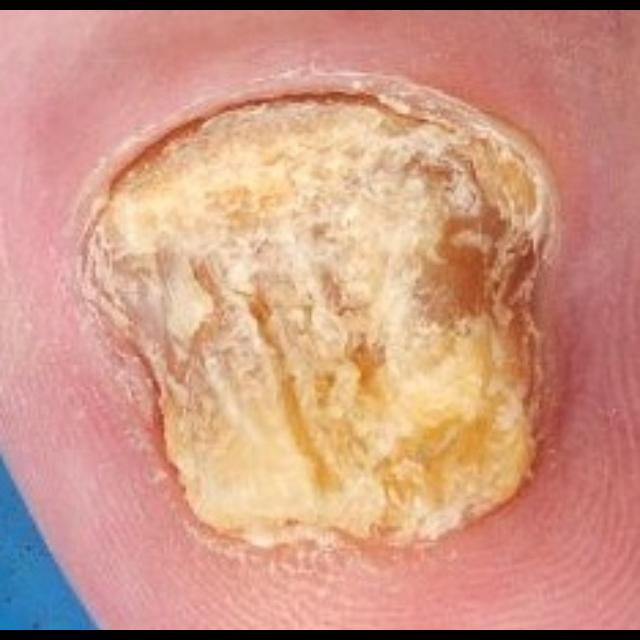
#> input picture Stage_Polish/Stage_Polish/train/natural/nat_0_disease.jpg, 640 x 640 px
$ python download_and_generate_nail_paint.py
#> lines starting #> are read from the running program, lines starting #| are printed output that depends on the picture; pictures that were not available may be replaced by others from this repository, and a replacement may not be noted
import os
import shutil
import random
import re
import urllib.request
from PIL import Image, ImageDraw, ImageFilter

# Config
dataset_root = "Stage_Polish"
stage1_root = "Stage1"

splits = {
    "train": {"natural_source_healthy": "Stage1/train/healthy", "natural_source_disease": "Stage1/train/disease", "count": 600},
    "val": {"natural_source_healthy": "Stage1/val/healthy", "natural_source_disease": "Stage1/val/disease", "count": 150},
    "test": {"natural_source_healthy": "Stage1/test/healthy", "natural_source_disease": "Stage1/test/disease", "count": 150}
}

# Create dirs
for split in splits.keys():
    os.makedirs(os.path.join(dataset_root, split, "natural"), exist_ok=True)
    os.makedirs(os.path.join(dataset_root, split, "polish"), exist_ok=True)

print("Directories initialized.")

# Populate natural classes by copying from Stage 1
def populate_natural():
    print("\n--- Populating Natural Nails ---")
    for split, config in splits.items():
        dest_dir = os.path.join(dataset_root, split, "natural")

        # Clear existing
        for f in os.listdir(dest_dir):
            os.remove(os.path.join(dest_dir, f))

        h_src = config["natural_source_healthy"]
        d_src = config["natural_source_disease"]

        h_imgs = [os.path.join(h_src, f) for f in os.listdir(h_src) if f.lower().endswith(('.jpg', '.jpeg', '.png'))]
        d_imgs = [os.path.join(d_src, f) for f in os.listdir(d_src) if f.lower().endswith(('.jpg', '.jpeg', '.png'))]

        target_count = config["count"]
        half_count = target_count // 2

        sampled_h = random.sample(h_imgs, min(half_count, len(h_imgs)))
        sampled_d = random.sample(d_imgs, min(half_count, len(d_imgs)))

        total_copied = 0
        for src_path in sampled_h + sampled_d:
            fname = os.path.basename(src_path)
            shutil.copy(src_path, os.path.join(dest_dir, f"nat_{total_copied}_{fname}"))
            total_copied += 1

        print(f"Copied {total_copied} images to {dest_dir}")

# Apply synthetic nail paint overlays
def apply_synthetic_polish(img_path, dest_path):
    with Image.open(img_path) as img:
        img = img.convert("RGB")
        w, h = img.size

        # Create overlay
        overlay = Image.new("RGBA", img.size, (0, 0, 0, 0))
        draw = ImageDraw.Draw(overlay)

        # Color palette for nail polish
        colors = [
            (255, 0, 0, 240),      # Red
            (255, 20, 147, 240),   # Deep Pink
            (199, 21, 133, 240),   # Medium Violet Red
            (0, 0, 255, 240),      # Blue
            (0, 0, 0, 255),        # Black
            (255, 255, 255, 255),  # White
            (128, 0, 128, 240),    # Purple
            (0, 255, 255, 240),    # Cyan/Neon Blue
            (255, 165, 0, 240),    # Orange
            (255, 215, 0, 255),    # Gold
            (144, 238, 144, 240),  # Light Green
        ]

        base_color = random.choice(colors)

        # Draw central nail shape (ellipse)
        # Assuming nail is centered
        cx, cy = w // 2, h // 2
        rx = random.randint(w // 6, w // 4)
        ry = random.randint(h // 5, h // 3)

        # Add slight rotation / angle
        angle = random.randint(-15, 15)

        # Create mask for ellipse
        mask = Image.new("L", img.size, 0)
        mask_draw = ImageDraw.Draw(mask)
        mask_draw.ellipse([cx - rx, cy - ry, cx + rx, cy + ry], fill=255)
        mask = mask.rotate(angle, resample=Image.BICUBIC)

        # Draw base polish color on overlay
        draw.ellipse([cx - rx, cy - ry, cx + rx, cy + ry], fill=base_color)

        # Decide if we want nail art (lines, stripes, dots)
        if random.random() > 0.5:
            art_colors = [(255, 255, 255, 255), (0, 0, 0, 255), (255, 215, 0, 255), (255, 20, 147, 255)]
            art_color = random.choice(art_colors)
            while art_color == base_color:
                art_color = random.choice(art_colors)

            art_type = random.choice(["stripes", "dots", "french_tip"])

            if art_type == "stripes":
                # Draw diagonal lines
                for offset in range(-ry, ry, random.randint(15, 30)):
                    draw.line([cx - rx, cy + offset, cx + rx, cy + offset + random.randint(-10, 10)], fill=art_color, width=random.randint(2, 6))
            elif art_type == "dots":
                # Draw random dots
                for _ in range(random.randint(5, 15)):
                    dx = random.randint(cx - rx + 5, cx + rx - 5)
                    dy = random.randint(cy - ry + 5, cy + ry - 5)
                    dr = random.randint(2, 5)
                    draw.ellipse([dx - dr, dy - dr, dx + dr, dy + dr], fill=art_color)
            elif art_type == "french_tip":
                # Tip color at the end of the nail (top portion)
                draw.ellipse([cx - rx, cy - ry, cx + rx, cy - ry + (ry // 2)], fill=art_color)

        # Rotate overlay to match mask
        overlay = overlay.rotate(angle, resample=Image.BICUBIC)

        # Apply slight blur to mask edges for natural look
        mask = mask.filter(ImageFilter.GaussianBlur(1))

        # Composite overlay on original image using mask
        final_img = Image.composite(overlay, img, mask)
        final_img.save(dest_path, "JPEG")

# Download real images from Unsplash
def download_real_polish():
    print("\n--- Downloading Real Nail Polish & Art Images ---")
    headers = {"User-Agent": "Mozilla/5.0 (Windows NT 10.0; Win64; x64) AppleWebKit/537.36"}

    queries = ["nail-polish", "nail-art", "manicure"]
    download_urls = []

    for q in queries:
        url = f"https://unsplash.com/s/photos/{q}"
        try:
            req = urllib.request.Request(url, headers=headers)
            with urllib.request.urlopen(req) as response:
                html = response.read().decode('utf-8')
                # Find Unsplash photo links
                matches = re.findall(r'https://images.unsplash.com/photo-[a-zA-Z0-9\-_]+', html)
                for match in matches:
                    # Append parameters to size it down
                    full_url = f"{match}?w=400&h=400&fit=crop"
                    if full_url not in download_urls:
                        download_urls.append(full_url)
        except Exception as e:
            print(f"Error scraping query '{q}': {e}")

    print(f"Found {len(download_urls)} candidate real-world image URLs.")

    # We will download up to 60 real polish images
    # We will distribute them across train (40), val (10), test (10)
    random.shuffle(download_urls)

    download_distribution = {
        "train": download_urls[:40],
        "val": download_urls[40:50],
        "test": download_urls[50:60]
    }

    for split, urls in download_distribution.items():
        dest_dir = os.path.join(dataset_root, split, "polish")
        downloaded = 0
        for i, url in enumerate(urls):
            try:
                dest_path = os.path.join(dest_dir, f"real_{i}.jpg")
                req = urllib.request.Request(url, headers=headers)
                with urllib.request.urlopen(req) as response, open(dest_path, 'wb') as out_file:
                    out_file.write(response.read())
                downloaded += 1
            except Exception as e:
                pass
        print(f"Downloaded {downloaded} real-world polish images for {split}")

def generate_synthetic_dataset():
    print("\n--- Generating Synthetic Polish Images ---")
    for split in splits.keys():
        natural_dir = os.path.join(dataset_root, split, "natural")
        polish_dir = os.path.join(dataset_root, split, "polish")

        natural_imgs = [os.path.join(natural_dir, f) for f in os.listdir(natural_dir) if f.lower().endswith(('.jpg', '.jpeg', '.png'))]

        synthetic_count = 0
        for img_path in natural_imgs:
            fname = os.path.basename(img_path)
            dest_path = os.path.join(polish_dir, f"synth_{fname}")
            try:
                apply_synthetic_polish(img_path, dest_path)
                synthetic_count += 1
            except Exception as e:
                print(f"Error synthesizing {fname}: {e}")

        print(f"Generated {synthetic_count} synthetic polish images for {split}")

def main():
    populate_natural()
    download_real_polish()
    generate_synthetic_dataset()
#> in apply_synthetic_polish, img is the input picture: PIL image 640x640 RGB; mean R, G, B 206.2, 152.3, 132.6
#> in apply_synthetic_polish, `overlay = Image.new("RGBA", img.size, (0, 0, 0, 0))`: overlay: PIL image 640x640 RGBA; every value is 0
#> in apply_synthetic_polish, `mask = Image.new("L", img.size, 0)`: mask: PIL image 640x640 L; every value is 0
#> in apply_synthetic_polish, `mask = mask.rotate(angle, resample=Image.BICUBIC)`:
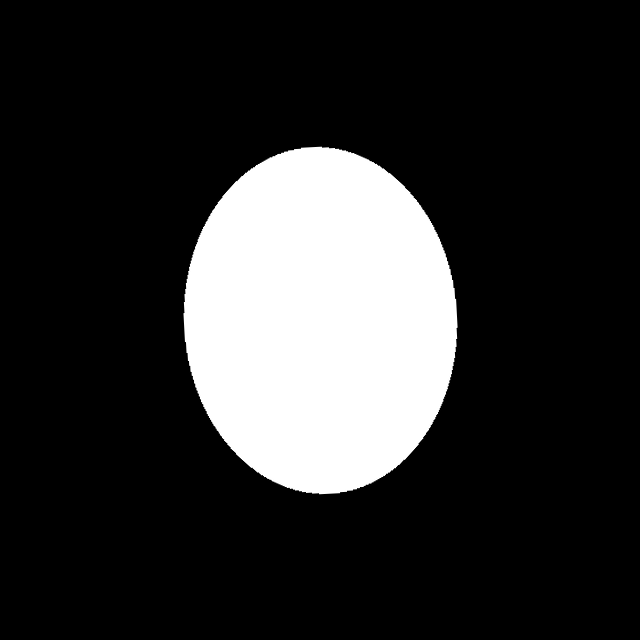
#> mask: PIL image 640x640 L; min 0, max 255, mean 46.3
#> in apply_synthetic_polish, `overlay = overlay.rotate(angle, resample=Image.BICUBIC)`:
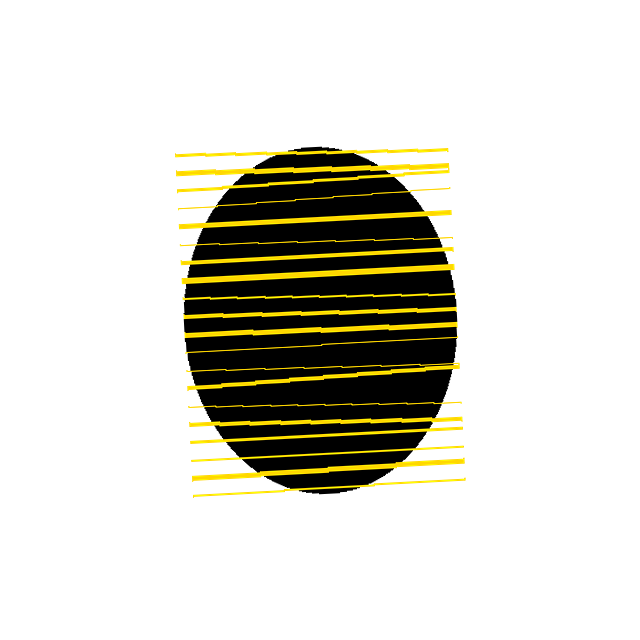
#> overlay: PIL image 640x640 RGBA; mean R, G, B, A 11.6, 10.1, 0, 48.8; transparent parts drawn white
#> in apply_synthetic_polish, `final_img = Image.composite(overlay, img, mask)`:
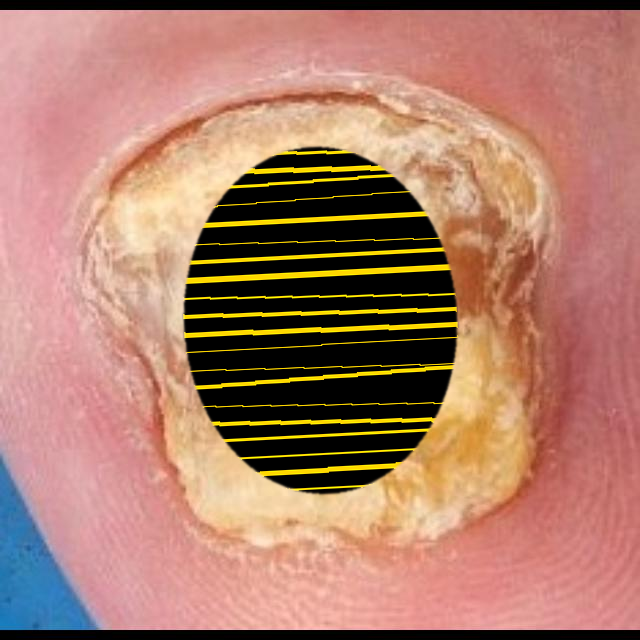
#> final_img: PIL image 640x640 RGB; mean R, G, B 172.6, 124.8, 106.3
    print("\n📊 Dataset creation completed successfully!")

if __name__ == "__main__":
    main()
